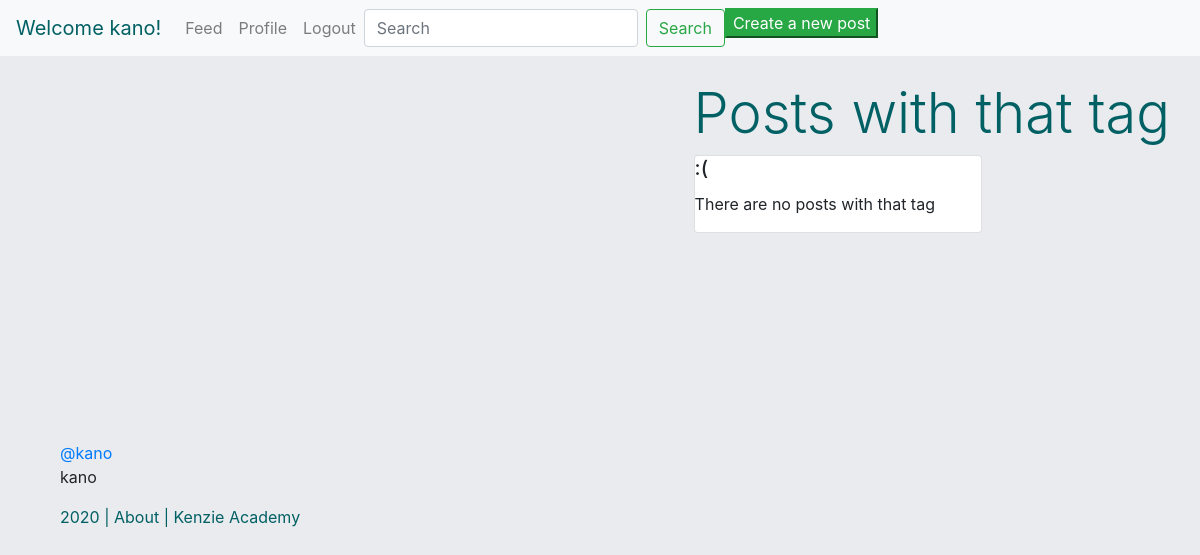
The app's page /tag/curly/ (signed in) with its own data.
### authentication/models.py (models this page shows, shortened)
class Author(AbstractBaseUser):
    name = models.CharField(max_length=50)
    username = models.CharField(max_length=50, unique=True)
    slug = models.SlugField(null=False, unique=True)
    email = models.EmailField(max_length=100, unique=True)
    active = models.BooleanField(default=True)
    staff = models.BooleanField(default=False)
    admin = models.BooleanField(default=False)
    following = models.ManyToManyField(
        'self',
        related_name="following"
    )
    USERNAME_FIELD = 'username'
    REQUIRED_FIELDS = ['email', 'name']
    @property
    def is_active(self):
        return self.active
    objects = AuthorManager()

### tags/views.py (the view)
# urls.py: path("tag/<str:slug>/", tag_list, name="tag_list"),
def tag_list(request, slug):
    html = "tag_list.html"
    tag = Tag.objects.get(slug=slug)
    posts = tag.post.all()
    return render(request, html, {'posts': posts})

### authentication/templates/tag_list.html (shortened to what this page needs)
{% extends 'base.html' %}
{% block content %}
<div class="col d-flex mt-5 align-left" > &nbsp; </div>
    <div class="feed" style="margin-bottom: 10rem;">
    <h1 class='display-4 mt-4 text-center' style="color: #016064;">Posts with that tag</h1>
    {% if posts %}
        {% for post in posts %}
            {% load static %}
        {% endfor %}
        {% else %}
        <div class="card" style="width: 18rem;">
            <h5 class="card-title"> :( </h5>
            <p> There are no posts with that tag </p>
        </div>
    {% endif %}
    </div>
</div>
{% endblock%}

### authentication/templates/base.html (shortened to what this page needs)
{% load static %}
<html>
    <head>
        <link rel="stylesheet" href="https://maxcdn.bootstrapcdn.com/bootstrap/4.0.0/css/bootstrap.min.css">
    </head>
    <body style='background-color: #e9ebee'>
    <nav class="navbar navbar-expand-lg navbar-light bg-light">
    {% if request.user.is_authenticated %}
        <a class="navbar-brand" style='color: #016064;' href="{% url 'home' %}">Welcome {{request.user.username}}!</a>
    {% else %}
        <a class="navbar-brand" style='color: #016064;' href="/">Welcome to Fakestagram!</a>
    {% endif %}
        <div class="collapse navbar-collapse" id="navbarNavAltMarkup">
            <div class="navbar-nav ">
                <a class="nav-item nav-link" href="{% url 'home' %}">Feed</a>
                {% if request.user.is_authenticated %}
                <a class="nav-item nav-link" href="{% url 'profile' slug=request.user.slug%}">Profile</a>
                <a class="nav-item nav-link" href="/logout/">Logout</a>
                {% else %}
                <a class="nav-item nav-link" href="{% url 'login' %}">Login</a>
                {% endif %}
                <form class="form-inline my-2 my-lg-0" action='/search/' method='get'>
                    <input class="form-control mr-sm-2" type="text" placeholder="Search" aria-label="Search" name="q">
                    <button class="btn btn-outline-success my-2 my-sm-0" type="submit">Search</button>
                </form>
                <a href="/post/add/"><button class="btn-success">Create a new post</button></a>
            </div>
        </div>
    </nav>
        <div class="container">
            <div class="row">
                    {% block content %}
                    {% endblock %}
                <div class="col d-flex mt-5 align-left">
                    <div>
                    {% if request.user.is_authenticated %}
                        <div>
                            <a href="{% url 'profile' slug=request.user.slug%}">@{{request.user.slug}}</a>
                            <p>{{request.user.name}}</p>
                        </div>
                    {% endif %}
                    <p class='mt-2' style='color: #016064;'>2020 | About | Kenzie Academy</p>
                    </div>
                </div>
            </div>
    </body>
</html>

### records on screen
Author: user.username "kano", user.slug "kano", user.name "kano"
